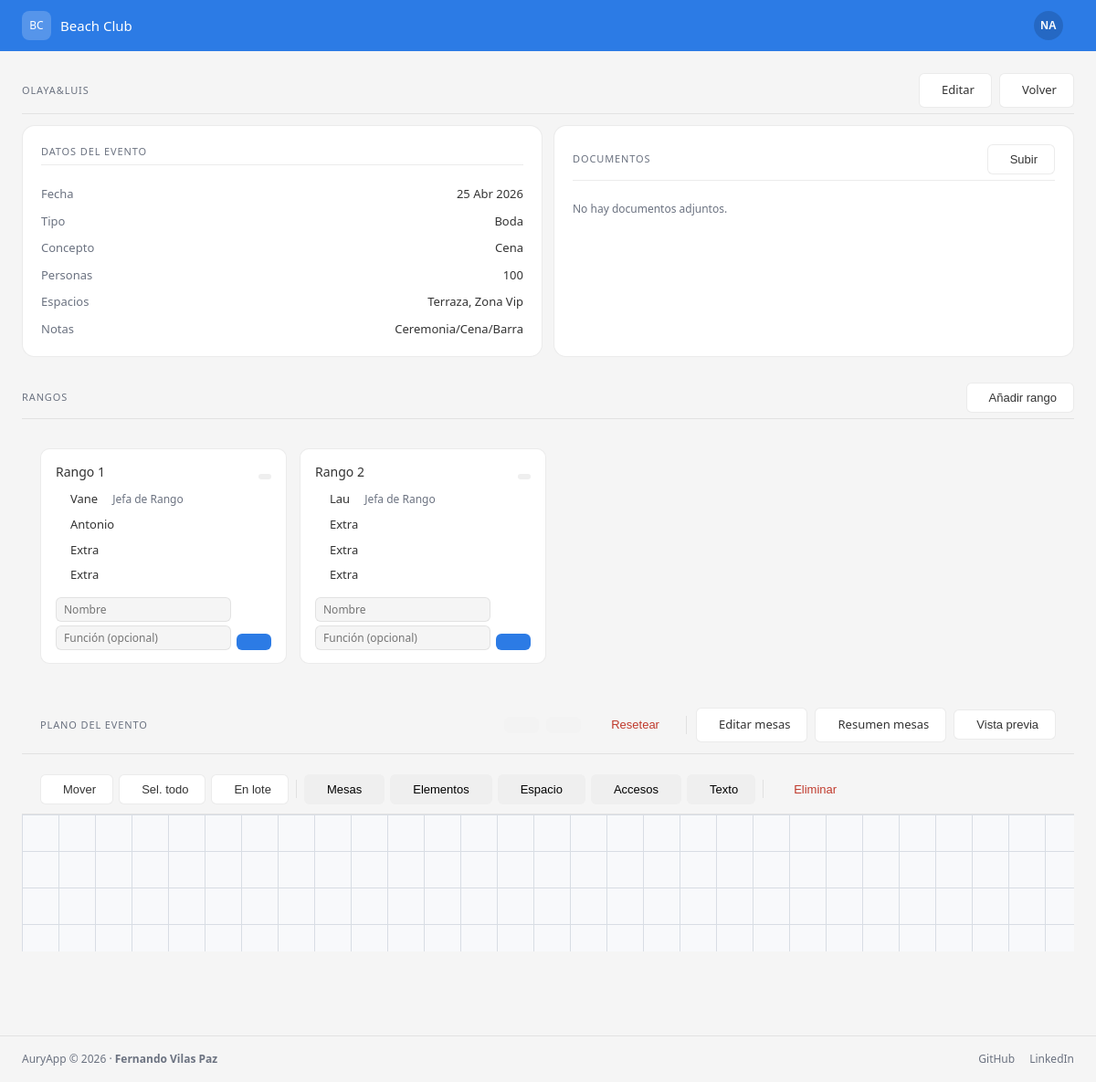
Screenshot of /eventos/4/ (signed in) with the database file from the repository.
### core/models.py (models this page shows, shortened)
class Evento(models.Model):
    TIPO_CHOICES = [
        ('boda', 'Boda'),
        ('graduacion', 'Graduación'),
        ('comunion', 'Comunión'),
        ('gala', 'Gala'),
        ('preboda', 'Preboda'),
        ('otro', 'Otro'),
    ]
    CONCEPTO_CHOICES = [
        ('cena', 'Cena'),
        ('comida', 'Comida'),
        ('almuerzo', 'Almuerzo'),
        ('barbacoa', 'Barbacoa'),
        ('cocktail', 'Cocktail'),
        ('barra', 'Barra'),
        ('ceremonia', 'Ceremonia'),
        ('otro', 'Otro'),
    ]
    cliente = models.CharField(max_length=200)
    tipo = models.CharField(max_length=20, choices=TIPO_CHOICES)
    fecha = models.DateField()
    espacios = models.ManyToManyField(Espacio, related_name='eventos')
    concepto = models.CharField(max_length=20, choices=CONCEPTO_CHOICES)
    personas = models.PositiveIntegerField()
    notas = models.TextField(blank=True)
    plano_json = models.TextField(blank=True, default='')
    created_at = models.DateTimeField(auto_now_add=True)
    class Meta:
        verbose_name = 'Evento'
        verbose_name_plural = 'Eventos'
        ordering = ['fecha']

class Espacio(models.Model):
    nombre = models.CharField(max_length=100)
    descripcion = models.TextField(blank=True)
    activo = models.BooleanField(default=True)
    class Meta:
        verbose_name = 'Espacio'
        verbose_name_plural = 'Espacios'
        ordering = ['nombre']

class EventoRango(models.Model):
    evento = models.ForeignKey(Evento, on_delete=models.CASCADE, related_name='rangos')
    nombre = models.CharField(max_length=100)
    orden = models.PositiveSmallIntegerField(default=0)
    class Meta:
        ordering = ['orden', 'id']

class EventoCamarero(models.Model):
    rango = models.ForeignKey(EventoRango, on_delete=models.CASCADE, related_name='camareros')
    nombre = models.CharField(max_length=100)
    funcion = models.CharField(max_length=100, blank=True)
    class Meta:
        ordering = ['id']

### core/views.py (the view)
# urls.py: path('eventos/<int:pk>/', views.detalle_evento, name='detalle_evento'),
@login_required(login_url='/login/')
def detalle_evento(request, pk):
    evento = get_object_or_404(Evento, pk=pk)
    documentos = evento.documentos.all()
    rangos = evento.rangos.all()
    return render(request, 'core/detalle_evento.html', {
        'evento': evento,
        'documentos': documentos,
        'rangos': rangos,
        'plano_data': _json.loads(evento.plano_json) if evento.plano_json else {},
    })

### core/templates/core/detalle_evento.html (shortened to what this page needs)
{% extends 'core/base.html' %}
{% load static %}
{% block content %}
<div class="bc-section">
  <div class="bc-section-header">
    <span class="bc-section-header-title">{{ evento.cliente }}</span>
    <div class="bc-flex bc-gap-8">
      <a href="{% url 'editar_evento' evento.pk %}" class="bc-btn bc-btn-secondary">
         Editar
      </a>
      <a href="{% url 'lista_eventos' %}" class="bc-btn bc-btn-secondary">
         Volver
      </a>
    </div>
  </div>
  <div class="bc-grid-auto">
    <div class="bc-card">
      <div class="bc-section-header bc-w-full bc-mb-16">
        <span class="bc-section-header-title">Datos del evento</span>
      </div>
      <div class="bc-data-list">
        <div class="bc-data-row">
          <span class="bc-text-muted">Fecha</span>
          <span>{{ evento.fecha|date:"d M Y" }}</span>
        </div>
        <div class="bc-data-row">
          <span class="bc-text-muted">Tipo</span>
          <span>{{ evento.get_tipo_display }}</span>
        </div>
        <div class="bc-data-row">
          <span class="bc-text-muted">Concepto</span>
          <span>{{ evento.get_concepto_display }}</span>
        </div>
        <div class="bc-data-row">
          <span class="bc-text-muted">Personas</span>
          <span>{{ evento.personas }}</span>
        </div>
        <div class="bc-data-row">
          <span class="bc-text-muted">Espacios</span>
          <span>{% for e in evento.espacios.all %}{{ e.nombre }}{% if not forloop.last %}, {% endif %}{% endfor %}</span>
        </div>
        {% if evento.notas %}
        <div class="bc-data-row">
          <span class="bc-text-muted">Notas</span>
          <span>{{ evento.notas }}</span>
        </div>
        {% endif %}
      </div>
    </div>
    <div class="bc-card">
      <div class="bc-section-header bc-w-full bc-mb-16">
        <span class="bc-section-header-title">Documentos</span>
        <button class="bc-btn bc-btn-secondary bc-btn-sm" id="btn-subir-doc">
           Subir
        </button>
      </div>
      {% if documentos %}
      <div class="bc-doc-list">
        {% for doc in documentos %}
        <div class="bc-doc-item">
          <div class="bc-doc-icon">
            {% with ext=doc.extension %}
            {% if ext == '.pdf' %}<i class="ti ti-file-type-pdf"></i>
            {% elif ext == '.xlsx' or ext == '.xls' %}<i class="ti ti-file-type-xls"></i>
            {% elif ext == '.docx' or ext == '.doc' %}<i class="ti ti-file-type-doc"></i>
            {% else %}<i class="ti ti-file"></i>
            {% endif %}
            {% endwith %}
          </div>
          <div class="bc-doc-info">
            <a href="{{ doc.archivo.url }}" target="_blank" class="bc-doc-nombre">{{ doc.nombre }}</a>
            <span class="bc-text-muted bc-text-xs">{{ doc.subido|date:"d M Y" }}</span>
          </div>
          <div class="bc-doc-actions">
            <a href="{{ doc.archivo.url }}" download class="bc-btn bc-btn-sm" title="Descargar">
              <i class="ti ti-download"></i>
            </a>
            <form method="post" action="{% url 'eliminar_documento' doc.pk %}"
                  onsubmit="return confirm('¿Eliminar {{ doc.nombre }}?')">
              {% csrf_token %}
              <button type="submit" class="bc-btn bc-btn-sm bc-btn-danger-ghost" title="Eliminar">
                <i class="ti ti-trash"></i>
              </button>
            </form>
          </div>
        </div>
        {% endfor %}
      </div>
      {% else %}
      <p class="bc-text-muted bc-text-sm">No hay documentos adjuntos.</p>
      {% endif %}
    </div>
  </div>
</div>
<div class="bc-section">
  <div class="bc-section-header">
    <span class="bc-section-header-title">Rangos</span>
    <button class="bc-btn bc-btn-secondary bc-btn-sm" id="btn-nuevo-rango">
       Añadir rango
    </button>
  </div>
  {% if rangos %}
  <div class="bc-section-body">
    <div class="bc-rangos-grid">
      {% for r in rangos %}
      <div class="bc-rango-card">
        <div class="bc-rango-header">
          <span class="bc-font-medium">{{ r.nombre }}</span>
          <form method="post" action="{% url 'eliminar_rango' r.pk %}" class="bc-inline">
            <button type="submit" class="bc-btn bc-btn-xs bc-btn-sm" title="Eliminar rango"
                    onclick="return confirm('¿Eliminar el rango {{ r.nombre }}?')">
            </button>
          </form>
        </div>
        <ul class="bc-camarero-list">
          {% for c in r.camareros.all %}
          <li class="bc-camarero-item" id="cam-item-{{ c.pk }}">
            <div class="bc-camarero-vista" id="cam-vista-{{ c.pk }}">
              <span>{{ c.nombre }}</span>
              {% if c.funcion %}<span class="bc-camarero-funcion">{{ c.funcion }}</span>{% endif %}
            </div>
          </li>
          {% endfor %}
        </ul>
        <form method="post" action="{% url 'nuevo_camarero' r.pk %}" class="bc-camarero-add">
          <div class="bc-flex-col bc-gap-4 bc-flex-1">
            <input type="text" name="nombre" placeholder="Nombre" class="bc-camarero-input" required>
            <input type="text" name="funcion" placeholder="Función (opcional)" class="bc-camarero-input">
          </div>
          <button type="submit" class="bc-btn bc-btn-sm bc-btn-primary bc-self-end">
          </button>
        </form>
      </div>
      {% endfor %}
    </div>
  </div>
  {% else %}
  <div class="bc-section-body">
    <p class="bc-text-muted bc-text-sm">Sin rangos definidos. Añade rangos para asignarlos a las mesas del plano.</p>
  </div>
  {% endif %}
</div>
<div class="bc-section bc-plano-section">
  <div class="bc-section-header">
    <span class="bc-section-header-title">Plano del evento</span>
    <div class="bc-flex bc-gap-8 bc-flex-center">
      <button class="bc-btn bc-btn-sm" id="btn-undo" title="Deshacer (Ctrl+Z)" disabled></button>
      <button class="bc-btn bc-btn-sm" id="btn-redo" title="Rehacer (Ctrl+Y)" disabled></button>
      <button class="bc-btn bc-btn-sm bc-btn-danger-ghost" id="btn-reset" title="Borrar todo">
         Resetear
      </button>
      <a href="{% url 'editar_mesas' evento.pk %}" id="btn-editar-mesas" class="bc-btn bc-btn-secondary bc-btn-sm">
         Editar mesas
      </a>
      <a href="{% url 'resumen_mesas' evento.pk %}" id="btn-resumen-mesas" class="bc-btn bc-btn-secondary bc-btn-sm">
         Resumen mesas
      </a>
      <button class="bc-btn bc-btn-secondary bc-btn-sm" id="btn-preview-plano">
         Vista previa
      </button>
    </div>
  </div>
  <div class="bc-plano-toolbar">
    <button class="bc-btn bc-btn-sm bc-btn-secondary" id="btn-modo-mover" title="Activar modo mover">
       Mover
    </button>
    <button class="bc-btn bc-btn-sm bc-btn-secondary" id="btn-sel-todo" title="Seleccionar todo (Ctrl+A)">
       Sel. todo
    </button>
    <button class="bc-btn bc-btn-sm bc-btn-secondary" id="btn-lote" title="Añadir varios elementos de golpe">
       En lote
    </button>
    <div class="bc-toolbar-group">
      <button class="bc-btn bc-btn-sm bc-toolbar-group-btn" data-group="mesas">
         Mesas
      </button>
    </div>
    <div class="bc-toolbar-group">
      <button class="bc-btn bc-btn-sm bc-toolbar-group-btn" data-group="elementos">
         Elementos
      </button>
    </div>
    <div class="bc-toolbar-group">
      <button class="bc-btn bc-btn-sm bc-toolbar-group-btn" data-group="espacio">
         Espacio
      </button>
    </div>
    <div class="bc-toolbar-group">
      <button class="bc-btn bc-btn-sm bc-toolbar-group-btn" data-group="accesos">
         Accesos
      </button>
    </div>
    <button class="bc-btn bc-btn-sm" data-add="texto"> Texto</button>
    <button class="bc-btn bc-btn-sm bc-btn-danger-ghost" id="btn-eliminar-elemento">
       Eliminar
    </button>
  </div>
  <div class="bc-plano-main">
    <div class="bc-plano-wrap" id="plano-wrap">
      <canvas id="plano-canvas"></canvas>
    </div>
  </div>
</div>
{% endblock %}

### core/templates/core/base.html (shortened to what this page needs)
{% load static %}
<!DOCTYPE html>
<html lang="es">
<head>
  <link rel="stylesheet" href="https://cdn.jsdelivr.net/npm/@tabler/icons-webfont@2.47.0/tabler-icons.min.css">
  <link rel="stylesheet" href="{% static 'css/main.css' %}">
</head>
<body>
  <nav class="bc-navbar">
    <a href="/" class="bc-navbar-brand">
      <div class="bc-navbar-avatar">BC</div>
      <span class="bc-navbar-brand-text">Beach Club</span>
    </a>
    <div class="bc-navbar-right">
      <div class="bc-user-menu" id="bc-user-menu">
      <button class="bc-user-menu-btn" id="bc-user-menu-btn" type="button">
        <div class="bc-navbar-user">
          {% if request.user.first_name %}{{ request.user.first_name|slice:":1"|upper }}{{ request.user.last_name|slice:":1"|upper }}{% else %}{{ request.user.username|slice:":2"|upper }}{% endif %}
        </div>
      </button>
    </div>
    </div>
  </nav>
  <main class="bc-page">
    {% block content %}{% endblock %}
  </main>
  <footer class="bc-footer">
    <span>AuryApp &copy; 2026 · <strong>Fernando Vilas Paz</strong></span>
    <div class="bc-footer-links">
      <a href="https://github.com/fvilpaz" target="_blank" rel="noopener" class="bc-footer-link">
         GitHub
      </a>
      <a href="https://www.linkedin.com/in/fernando-vilas-paz-1626901a9" target="_blank" rel="noopener" class="bc-footer-link">
         LinkedIn
      </a>
    </div>
  </footer>
</body>
</html>

### rows the page displays
Evento: cliente "OLAYA&LUIS", fecha "25 Abr 2026", tipo "Boda", concepto "Cena", personas "100", notas "Ceremonia/Cena/Barra"
Espacio: nombre "Terraza"
Espacio: nombre "Zona Vip"
EventoRango: nombre "Rango 1"
EventoCamarero: nombre "Vane", funcion "Jefa de Rango"
EventoCamarero: nombre "Antonio"
EventoCamarero: nombre "Extra"
EventoCamarero: nombre "Extra"
EventoRango: nombre "Rango 2"
EventoCamarero: nombre "Lau", funcion "Jefa de Rango"
EventoCamarero: nombre "Extra"
EventoCamarero: nombre "Extra"
EventoCamarero: nombre "Extra"

### other values shown
{{ request.user.username|slice:":2"|upper }} "NA"
